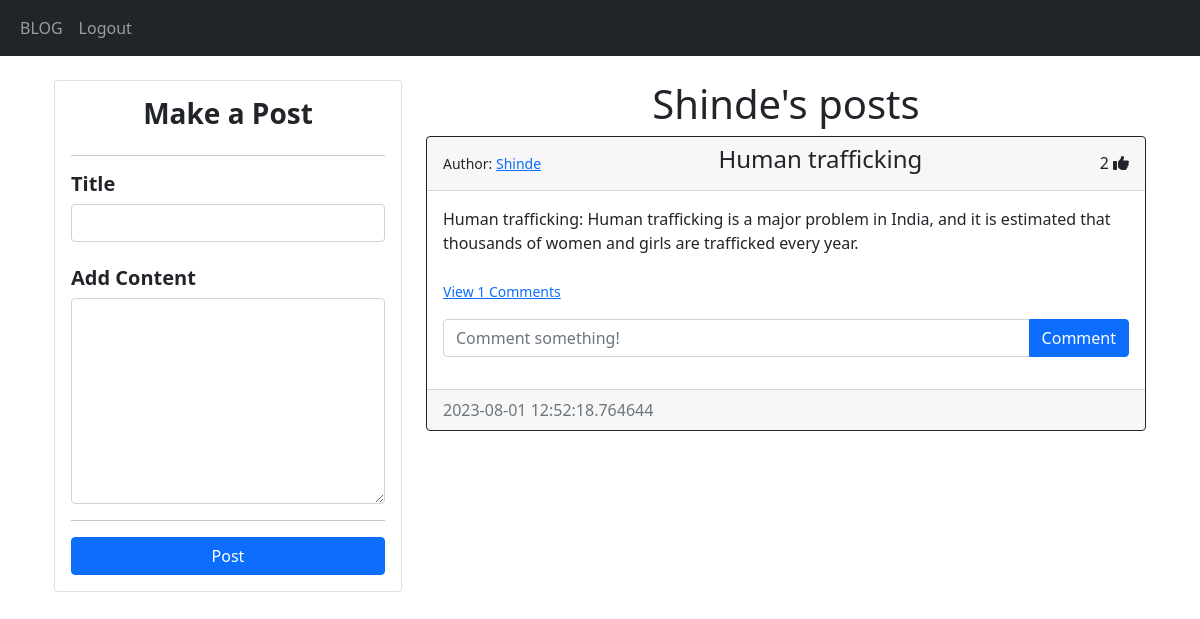
Page /posts/Shinde (signed in) on the committed database.
### website/models.py (models this page shows)
class User(db.Model, UserMixin):
    id = db.Column(db.Integer, primary_key=True)
    email = db.Column(db.String(150), unique=True)
    username = db.Column(db.String(150), unique=True)
    password = db.Column(db.String(150))
    date_created = db.Column(db.DateTime(timezone=True),
            default=lambda: datetime.datetime.now(tz=indian_timezone))
    posts = db.relationship('Post', backref='user', passive_deletes=True)
    comments = db.relationship('Comment', backref='user', passive_deletes=True)
    likes = db.relationship('Like', backref='user', passive_deletes=True)

class Post(db.Model):
    id = db.Column(db.Integer, primary_key=True)
    title = db.Column(db.String(100), nullable=False)
    text = db.Column(db.Text, nullable=False)
    date_created = db.Column(db.DateTime(timezone=True), default=lambda: datetime.datetime.now(tz=indian_timezone))
    author = db.Column(db.Integer, db.ForeignKey('user.id', ondelete="CASCADE"), nullable=False)
    comments = db.relationship('Comment', backref='post', passive_deletes=True)
    likes = db.relationship('Like', backref='post', passive_deletes=True)

### website/views.py (the view)
@views.route("/posts/<username>")
@login_required
def posts(username):
    user = User.query.filter_by(username=username).first()
    if not user:
        flash('No user with that username exists.', category='error')
        return redirect(url_for('views.home'))
    posts = user.posts
    return render_template("posts.html", user=current_user, posts=posts, username=username)

### website/__init__.py (called while the page is built)
def create_app():
    app = Flask(__name__)
    app.config['SECRET_KEY'] = "helloworld"
    app.config['SQLALCHEMY_DATABASE_URI'] = f'sqlite:///{DB_NAME}'
    db.init_app(app)
    from .views import views
    from .auth import auth
    app.register_blueprint(views, url_prefix="/")
    app.register_blueprint(auth, url_prefix="/")
    from .models import User, Post, Comment, Like
    login_manager = LoginManager()
    login_manager.login_view = "auth.login"
    login_manager.init_app(app)
    @login_manager.user_loader
    def load_user(id):
        return User.query.get(int(id))
    with app.app_context():
        db.create_all()
    return app

### website/templates/posts.html (shortened to what this page needs)
{% extends "posts_div.html" %} {% block title %}{{username}}'s Posts{% endblock%}
    {% block header %} {{username}}'s posts {% endblock %}

### website/templates/posts_div.html (shortened to what this page needs)
{% extends "base.html" %} {% block title %}Home{% endblock %} {% block content%}
<div class ="container">
<div class="row mt-4">
   <div class="col-md-4">
      <div class="card">
          <div class="card-body">
              <h3 class="text-center mb-4"><strong>Make a Post</strong></h3><hr>
              <form method="POST" action="/create-post">
                  <div class="form-group">
                      <label for="title"><strong><h5>Title</strong></h5></label>
                      <input type="text" id="title" name="title" class="form-control" required>
                  </div><br>
                  <div class="form-group">
                      <label for="text"><strong><h5>Add Content</strong></h5></label>
                      <textarea name="text" id="text" class="form-control" rows="8" required></textarea>
                  </div><hr>
                  <div class="d-grid gap-2">
                      <button type="submit" class="btn btn-primary">Post</button>
                  </div>
              </form>
          </div>
      </div>
  </div>
   <div class="col-8">
      <h1 align="center">{% block header %}Posts{% endblock %}</h1>
      <div id="posts">
         {% for post in posts %}
         <div class="card border-dark">
            <div class="card-header d-flex justify-content-between align-items-center">
               <small>Author: <a href="/posts/{{post.user.username}}">{{post.user.username}}</a></small>
               <h4>
                  <div class="card-text">{{post.title}}</div>
               </h4>
               <div>
                  <span id="likes-count-{{post.id}}">
                  {{ post.likes|length }}</span>
                  {% if user.id in post.likes|map(attribute="author")|list %}
                  <i
                     class="fas fa-thumbs-up"
                     id="like-button-{{post.id}}"
                     onclick="like({{post.id}})"
                     ></i>
                  {% else %}
                  <i
                     class="far fa-thumbs-up"
                     id="like-button-{{post.id}}"
                     onclick="like({{post.id}})"
                     ></i>
                  {% endif %}
               </div>
            </div>
            <div class="card-body">
               <div class="card-text">{{post.text}}</div>
               <br />
               <p class="card-text">
                  {% if post.comments|length > 0 %}
                  <a data-bs-toggle="collapse" href="#comments-{{post.id}}" role="button">
                  <small>View {{post.comments|length}} Comments</small>
                  </a>
                  {% else %}
                  <small class="text-muted">No Comments</small>
                  {% endif %}
               </p>
               <form
                  class="input-group mb-3"
                  method="POST"
                  action="/create-comment/{{post.id}}"
                  >
                  <input
                     type="text"
                     id="text"
                     name="text"
                     class="form-control"
                     placeholder="Comment something!"
                     />
                  <button type="submit" class="btn btn-primary">Comment</button>
               </form>
            </div>
            <div class="card-footer text-muted">{{post.date_created}}</div>
         </div>
         <br/ > {% endfor %}
      </div>
   </div>
</div>
{% endblock %}

### website/templates/base.html (shortened to what this page needs)
<!DOCTYPE html>
<html lang="en">
  <head>
    <link
      href="https://cdn.jsdelivr.net/npm/bootstrap@5.0.2/dist/css/bootstrap.min.css"
      rel="stylesheet"
    />
  </head>
  <body>
    <nav class="navbar navbar-expand-lg navbar-dark bg-dark">
      <div class="container-fluid">
        <div class="collapse navbar-collapse" id="navbar">
          <div class="navbar-nav">
            <a class="nav-item nav-link" href="/home">BLOG</a>
            {% if user.is_authenticated %}
            <a class="nav-item nav-link" href="/logout">Logout</a>
            {% else %}
            <a class="nav-item nav-link" href="/login">Login</a>
            <a class="nav-item nav-link" href="/sign-up">Sign Up</a>
            {% endif %}
          </div>
        </div>
      </div>
    </nav>
    <div class="container">{% block content %}{% endblock %}</div>
  </body>
</html>

### rows in the picture
User: username "Shinde"
Post: user.username "Shinde", title "Human trafficking", likes|length "2", text "Human trafficking: Human trafficking is a major problem in India, and it is estimated that thousands of women and girls are trafficked every year.", comments|length "1", date_created "2023-08-01 12:52:18.764644"
